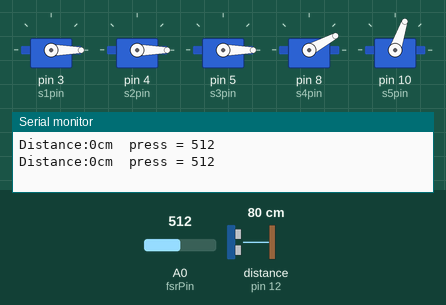
Recording of a sketch running on a simulated Arduino Uno, built with avr-gcc and run on an emulated ATmega328P. On the bench: 5 × servo, the last lines printed to the serial monitor. Wiring (inferred from the names in the program): ultrasonic range finder: trigger pin 13; echo pin 12. The test bench sets the inputs (shaded band); at power-on: A0 (fsrPin) = 512, distance to the obstacle (sensor on pin 12) 80 cm. The echo pulse lasts 58.3 µs per cm.

Above: at 9.5 s.
9.6 s: A0 (fsrPin) set to 5
At 15.4 s:
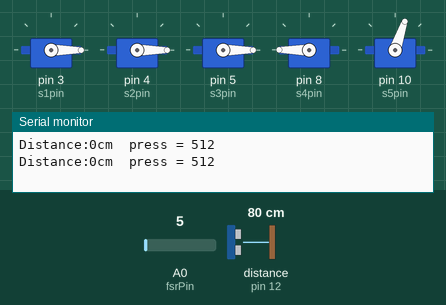
17.9 s: distance to the obstacle (sensor on pin 12) set to 95 cm
At 22.4 s:
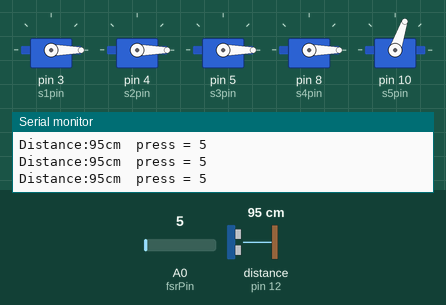
31.9 s: distance to the obstacle (sensor on pin 12) set to 105 cm
At 33.1 s:
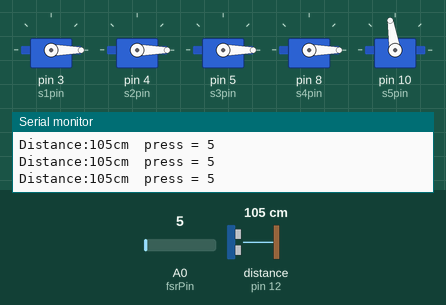
40.2 s: distance to the obstacle (sensor on pin 12) set to 18 cm
54.2 s: distance to the obstacle (sensor on pin 12) set to 14 cm
62.5 s: A0 (fsrPin) set to 77
76.5 s: A0 (fsrPin) set to 87
At 82.0 s:
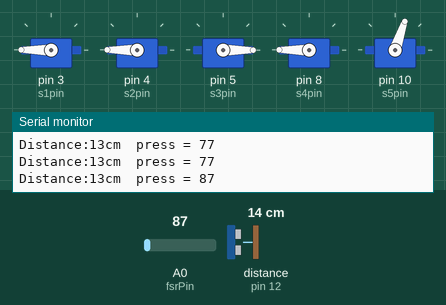
Timing chart, 0 to 85.8 s (numbered marks = the images above; inputs shaded):
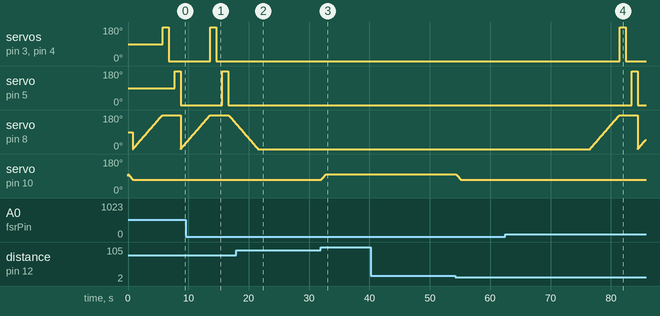

The sketch:

servo.ino
```cpp
//The control parts of servos 1,2,3 are written by An Dong
//The control parts of servos 4,5 are written by Runqi Liao
//The control parts of pressure senior is written by Yaqi Han
#include <Servo.h>
#define posMin 70
#define posMax 100
int fsrPin = 0;  // the FSR and 10K pulldown are connected to a0
int fsrReading;  // the analog reading from the FSR resistor divider

//pin 3, 4, 5 control the three servos to make the branches move
int s1pin = 3;
Servo serv1;
int s2pin = 4;
Servo serv2;
int s3pin = 5;
Servo serv3;

//Pin 8 controls servo4 to turn the flower
int deg=0;
int degMax=180;
int degMin=0;
int s4pin = 8;
Servo serv4;

//Pin 10 controls servo5 to turn the branches of the flower
int s5pin = 10;
Servo serv5;


//Acoustic sensor module
const int TrgPin = 13;
const int EcoPin = 12;
int pos = posMax;
static int dist;
static int Dist;
static int Average[3] = { 0 };
static int Average_Dist = 0;
static int Count = 0;
int Val = 0;

void setup(void) {
  // We'll send debugging information via the Serial monitor
  Serial.begin(9600);
  serv1.attach(s1pin);
  serv2.attach(s2pin);
  serv3.attach(s3pin);
  serv4.attach(s4pin);
  serv5.attach(s5pin);
  pinMode(TrgPin, OUTPUT);  //Set TrgPin to output state
  pinMode(EcoPin, INPUT);   //Set EcoPin to the input state
}

void loop(void) {
  digitalWrite(TrgPin, LOW);
  delayMicroseconds(8);
  digitalWrite(TrgPin, HIGH);  // Maintain a high level for 10
  delayMicroseconds(10);      //milliseconds to generate a pulse
  digitalWrite(TrgPin, LOW);  // Read the width of the pulse and convert it to distance
  dist = pulseIn(EcoPin, HIGH) / 58.00;

  if (dist <= 200)  //Filter processing
  {

    if (dist <= 200)
    {
      Dist = dist;
    }
  } else if (dist > 200)
  {
    if (dist > 200)
    {
      Dist = Dist;
    }
  }

  if (Count < 3) {
    Average[Count++] = Dist;
  } else if (Count >= 3) {
    Val = Filter(Average, (sizeof(Average) / sizeof(Average[0])));
    Count = 0;
  }
  // dist = Get_Dist();
  Serial.print("Distance:");

  Serial.print(Val);
  Serial.print("cm");

  if (Val < 15) {
    if (pos > posMin ) {
      for (pos = posMax; pos > posMin; pos--)  // Servo rotates from 0 to 180 degrees.
      {
        serv5.write(pos);             // Specify the steering Angle of the steering gear
        delay(27);                    // Wait 27ms for the steering gear to reach the
      }                               // designated position
    } else if (pos == posMin) {
      pos = posMin;
    }
  } else if(Val>100) {
    if (pos < posMax) {
      for (pos = posMin; pos < posMax; pos++)  // Servo rotates from 0 degrees to 180 degrees
      {                               // One degree per rotation
        serv5.write(pos);             // Specify the steering Angle of the steering gear
        delay(27);                    //Wait 27ms for the steering gear to reach the
      }                               // designated position

    } else if (pos == posMax) {
      pos = posMax;
    }
  }


  //Pressure sensor module
  fsrReading = analogRead(fsrPin);
  Serial.print("  press = ");
  Serial.println(fsrReading);
  // Pressure sensors control the servo
  if (fsrReading > 80) {

    // Control the flower rotation
    for(deg=degMin; deg<=degMax;deg++){
      serv4.write(deg);
      delay(5000/(degMax-degMin));
    }
    //Control the flower towards the person
     serv1.write(180);
     serv2.write(180);
     delay(1000);

     serv1.write(0);
     serv2.write(0);
     delay(1000);
    serv3.write(180);
    delay(1000);
    serv3.write(0);


  } else {
    //Control the flower away from the person
    serv1.write(0);
    serv2.write(0);
    serv3.write(0);

    //servo which control flower reset
    if(deg==degMax+1) {
      for(deg=degMax;deg>=degMin;deg--){
        serv4.write(deg);
        delay(5000/(degMax-degMin));
      }
    }
  }
}

int Filter(int *Buf, int length)
{
  int filter_sum = 0;
  for (int i = 0; i < length; i++)
  {
    filter_sum += Buf[i];
    delay(1);
  }
  return (int)(filter_sum / length);
}
```

Measured:
- the behaviour switches between 100 and 101 cm on distance to the obstacle (sensor on pin 12) (found by bisection; images 2 and 3)
- the behaviour switches between 80 and 81 on A0 (fsrPin) (found by bisection; images 3 and 4)
- after the input at 76.5 s, servo on pin 3 (s1pin), servo on pin 4 (s2pin): 0° → 180° after 4.9 s, → 0° 1.0 s later; servo on pin 5 (s3pin): 0° → 180° after 6.9 s, → 0° 1.0 s later
